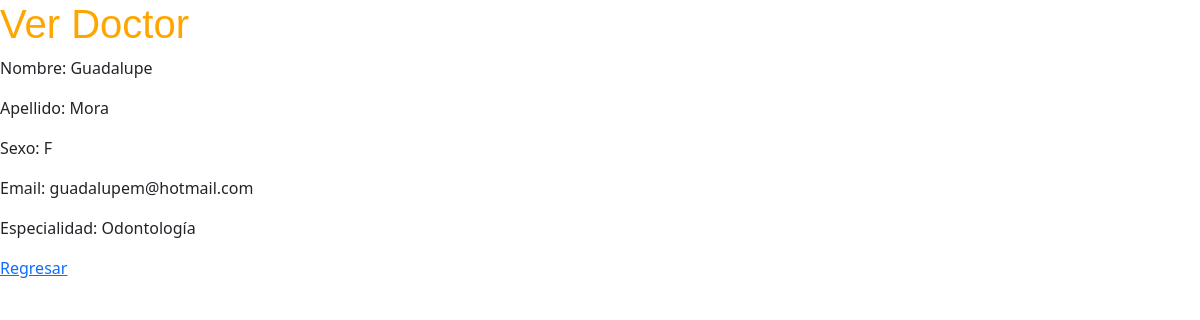
The app's page /Ver_Doctor/20 with its own data.
### Doctores/models.py (models this page shows, shortened)
class Doctor(models.Model):
    SEXO = [
        ("M", "Masculino"),
        ("F", "Femenino"),
    ]
    nombre = models.CharField(max_length=50)
    apellido = models.CharField(max_length=50)
    sexo = models.CharField(max_length=1, choices=SEXO, null=True)
    email = models.CharField(max_length=50)
    especialidad = models.CharField(max_length=50)
    activo = models.BooleanField(default=True)
    turno = models.ForeignKey(TurnoTrabajo, on_delete=models.SET_NULL, null=True)
    experiencia= models.ForeignKey(Experiencia, on_delete=models.SET_NULL, null=True)
    lugar = models.ForeignKey(Lugar_Trabajo, on_delete=models.SET_NULL, null=True)

### Doctores/views.py (the view)
# urls.py: path('Ver_Doctor/<int:idDoctor>', Ver_Doctor),
def Ver_Doctor(request, idDoctor):
    pagina = loader.get_template('Ver_Doctor.html')
    doctor = get_object_or_404(Doctor, pk=idDoctor)
    mensaje = {'doctor': doctor}
    return HttpResponse(pagina.render(mensaje, request))

### Doctores/templates/Ver_Doctor.html (shortened to what this page needs)
<!DOCTYPE html>
<html lang="en">
<head>
    {% load static %}
  <link href="https://cdn.jsdelivr.net/npm/bootstrap@5.3.0/dist/css/bootstrap.min.css" rel="stylesheet">
</head>
<body>
    <fieldset>
         <h1 style="color:orange;font-family:Arial;">Ver Doctor</h1>
    </fieldset>
<div>
    <p>Nombre: {{doctor.nombre}}</p>
    <p>Apellido: {{doctor.apellido}}</p>
    <p>Sexo: {{doctor.sexo}}</p>
    <p>Email: {{doctor.email}}</p>
    <p>Especialidad: {{doctor.especialidad}}</p>
</div>
<div>
     <a href="{%url 'inicio' %}">Regresar</a>
</div>
</body>
</html>

### records on screen
Doctor: nombre "Guadalupe", apellido "Mora", sexo "F", email "guadalupem@hotmail.com", especialidad "Odontología"
